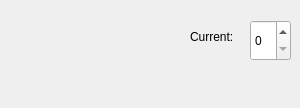
<?xml version="1.0" encoding="UTF-8"?>
<ui version="4.0">
 <class>PoolPropertyWidget</class>
 <widget class="QWidget" name="PoolPropertyWidget">
  <property name="geometry">
   <rect>
    <x>0</x>
    <y>0</y>
    <width>300</width>
    <height>108</height>
   </rect>
  </property>
  <property name="windowTitle">
   <string>Form</string>
  </property>
  <widget class="ScorePropertyWidget" name="maxBox" native="true">
   <property name="geometry">
    <rect>
     <x>0</x>
     <y>10</y>
     <width>191</width>
     <height>91</height>
    </rect>
   </property>
  </widget>
  <widget class="QLabel" name="label_2">
   <property name="geometry">
    <rect>
     <x>190</x>
     <y>30</y>
     <width>47</width>
     <height>13</height>
    </rect>
   </property>
   <property name="text">
    <string>Current:</string>
   </property>
  </widget>
  <widget class="QSpinBox" name="currentDisp">
   <property name="geometry">
    <rect>
     <x>250</x>
     <y>20</y>
     <width>41</width>
     <height>41</height>
    </rect>
   </property>
  </widget>
 </widget>
 <customwidgets>
  <customwidget>
   <class>ScorePropertyWidget</class>
   <extends>QWidget</extends>
   <header location="global">scorepropertywidget.h</header>
   <container>1</container>
  </customwidget>
 </customwidgets>
 <resources/>
 <connections/>
</ui>
